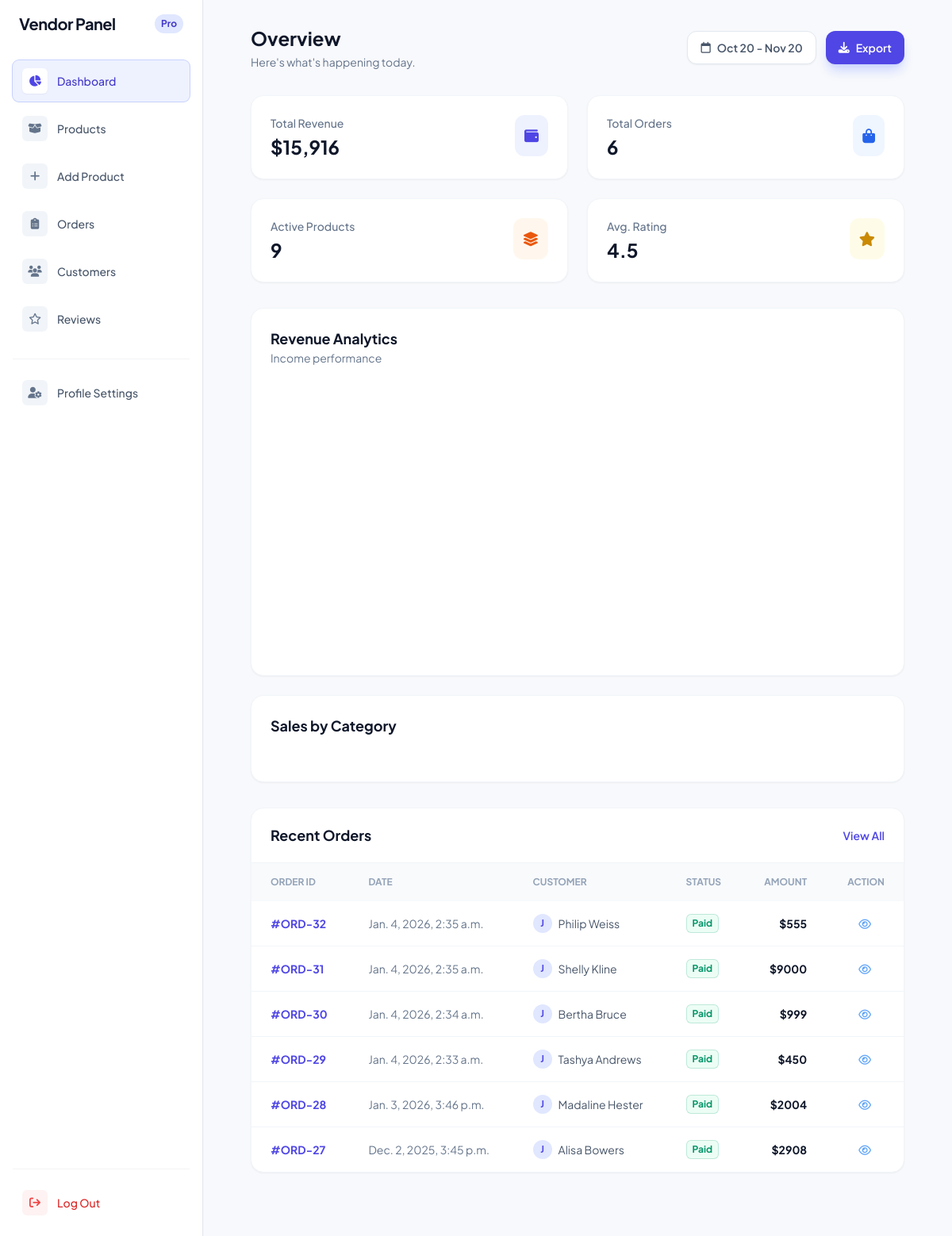
The app's page /vendor/dashboard/ (signed in) with its own data.
### store/models.py (models this page shows, shortened)
class Order(models.Model):
    STATUS = (
        ("Paid", "Paid"),
        ("Pending", "Pending"),
        ("Failed", "Failed"),
    )
    user = models.ForeignKey(userauth_model.User, on_delete=models.SET_NULL, null=True)
    fullname = models.CharField(max_length=50, null=True, blank=True)
    mobile = models.CharField(max_length=50, null=True, blank=True)
    city = models.CharField(max_length=100, default='Unknown City')
    address = models.CharField(max_length=100, null=True, blank=True)
    state = models.CharField(max_length=100, null=True, blank=True)
    country = models.CharField(max_length=100, null=True, blank=True)
    total = models.DecimalField(default=0, decimal_places=2, max_digits=12, null=True, blank=True)
    payment_status = models.CharField(max_length=50, choices=STATUS, default="Pending")
    date = models.DateTimeField(default=timezone.now, null=True, blank=True)

### vendor/views.py (the view)
# urls.py: path('dashboard/',views.vendor_dashboard, name='vendor_dashboard'),
@login_required
def vendor_dashboard(request):
    user = request.user
    orders_count = OrderItem.objects.filter(product__user=user, order__payment_status='Paid')
    active_products = Product.objects.filter(status='Published', user=user)
    rating_data = Reviews.objects.filter(product__user=user).aggregate(Avg('rating'))
    avg_rating = rating_data['rating__avg']
    avg_rating = round(avg_rating, 1) if avg_rating else 0
    revenue_data = OrderItem.objects.filter(order__payment_status='Paid', product__user=user).aggregate(Sum("sub_total"))
    revenue = revenue_data['sub_total__sum'] or 0
    orders = (
        Order.objects
        .filter(orderitem__product__user=user)
        .annotate(
            vendor_total=Sum(
                "orderitem__sub_total",
                filter=Q(orderitem__product__user=user)
            )
        )
        .order_by('-date')
    )
    monthly_revenue = (
        OrderItem.objects
        .filter(product__user=user, order__payment_status='Paid')
        .annotate(month=TruncMonth('order__date'))
        .values('month')
        .annotate(total_revenue=Sum('sub_total'))
        .order_by('month')
    )
    revenue_dates = []
    revenue_amounts = []
    for item in monthly_revenue:
        revenue_dates.append(item['month'].strftime('%b'))
        revenue_amounts.append(float(item['total_revenue']))
    category_sales = (
        OrderItem.objects
        .filter(product__user=user, order__payment_status='Paid')
        .values('product__category__title')
        .annotate(total_sales=Sum('sub_total'))
        .order_by('-total_sales')
    )
    category_labels = []
    category_data = []
    for item in category_sales:
        category_labels.append(item['product__category__title'])
        category_data.append(float(item['total_sales']))
    context = {
        'orders_count': orders_count,
        'active_products': active_products,
        'avg_rating': avg_rating,
        'revenue': revenue,
        'orders': orders,
        'revenue_dates': json.dumps(revenue_dates),
        'revenue_amounts': json.dumps(revenue_amounts),
        'category_labels': json.dumps(category_labels),
        'category_data': json.dumps(category_data),
    }
    return render(request, 'vendor/dashboard.html', context)

### store/context_processors.py (called while the page is built)
def cart_wishlist_counts(request):
    cart_count = 0
    wishlist_count = 0
    if request.user.is_authenticated:
        cart_count = Cart.objects.filter(user=request.user).count()
        wishlist_count = Wishlist.objects.filter(user=request.user).count()
    return {
        'CART_ITEM_COUNT': cart_count,
        'WISHLIST_ITEM_COUNT': wishlist_count,
    }

def default(request):
    categories = Category.objects.all()
    return {
        'categories': categories,
    }

### templates/vendor/dashboard.html (shortened to what this page needs)
<!DOCTYPE html>
<html lang="en">
<head>
    <script src="https://cdn.tailwindcss.com"></script>
    <link href="https://cdnjs.cloudflare.com/ajax/libs/flowbite/2.2.1/flowbite.min.css" rel="stylesheet" />
    <link rel="stylesheet" href="https://cdnjs.cloudflare.com/ajax/libs/font-awesome/6.4.0/css/all.min.css">
</head>
<body class="bg-[#F8F9FC] h-screen flex overflow-hidden font-['Plus_Jakarta_Sans']">
    <aside class="w-64 bg-white border-r border-slate-200 hidden lg:block flex-shrink-0 z-20">
        {% include 'vendor/includes/vendor.sidebar.html' %}
    </aside>
    <main class="flex-1 px-4 lg:px-[5%] 2xl:px-[12%] p-8 pt-[2rem] overflow-y-auto h-full mobile-padding">
        {% load humanize %}
        <header class="flex flex-col min-[769px]:flex-row min-[769px]:items-center justify-between mb-8 gap-4">
            <div class="flex items-center justify-between w-full min-[769px]:w-auto">
                <div>
                    <h1 class="font-bold text-2xl text-slate-900">Overview</h1>
                    <p class="text-slate-500 text-sm mt-1">Here's what's happening today.</p>
                </div>
            </div>
            <div class="flex gap-3 max-[768px]:w-full">
                <button
                    class="flex-1 min-[769px]:flex-none flex items-center justify-center gap-2 bg-white border border-slate-200 text-slate-600 px-4 py-2.5 rounded-xl text-sm font-semibold shadow-sm">
                    <i class="fa-regular fa-calendar"></i>
                    <span class="whitespace-nowrap">Oct 20 - Nov 20</span>
                </button>
                <button
                    class="flex-1 min-[769px]:flex-none flex items-center justify-center gap-2 bg-indigo-600 text-white px-4 py-2.5 rounded-xl text-sm font-semibold shadow-lg shadow-indigo-200">
                    <i class="fa-solid fa-download"></i>
                    <span>Export</span>
                </button>
            </div>
        </header>
        <div class="grid grid-cols-1 md:grid-cols-2 2xl:grid-cols-4 gap-6 mb-8">
            <div class="bg-white p-6 rounded-2xl border border-slate-100 shadow-sm">
                <div class="flex justify-between items-start">
                    <div>
                        <p class="text-sm font-medium text-slate-500 mb-1">Total Revenue</p>
                        <h3 class="text-2xl font-bold text-slate-900">${{revenue|intcomma}}</h3>
                    </div>
                    <div class="p-3 bg-indigo-50 rounded-xl text-indigo-600"><i class="fa-solid fa-wallet text-lg"></i>
                    </div>
                </div>
            </div>
            <div class="bg-white p-6 rounded-2xl border border-slate-100 shadow-sm">
                <div class="flex justify-between items-start">
                    <div>
                        <p class="text-sm font-medium text-slate-500 mb-1">Total Orders</p>
                        <h3 class="text-2xl font-bold text-slate-900">{{orders.count}}</h3>
                    </div>
                    <div class="p-3 bg-blue-50 rounded-xl text-blue-600"><i
                            class="fa-solid fa-bag-shopping text-lg"></i></div>
                </div>
            </div>
            <div class="bg-white p-6 rounded-2xl border border-slate-100 shadow-sm">
                <div class="flex justify-between items-start">
                    <div>
                        <p class="text-sm font-medium text-slate-500 mb-1">Active Products</p>
                        <h3 class="text-2xl font-bold text-slate-900">{{active_products.count}}</h3>
                    </div>
                    <div class="p-3 bg-orange-50 rounded-xl text-orange-600"><i
                            class="fa-solid fa-layer-group text-lg"></i></div>
                </div>
            </div>
            <div class="bg-white p-6 rounded-2xl border border-slate-100 shadow-sm">
                <div class="flex justify-between items-start">
                    <div>
                        <p class="text-sm font-medium text-slate-500 mb-1">Avg. Rating</p>
                        <h3 class="text-2xl font-bold text-slate-900">{{ avg_rating }}</h3>
                    </div>
                    <div class="p-3 bg-yellow-50 rounded-xl text-yellow-600"><i class="fa-solid fa-star text-lg"></i>
                    </div>
                </div>
            </div>
        </div>
        <div class="grid grid-cols-1 2xl:grid-cols-3 gap-6 mb-8">
            <div class="2xl:col-span-2 bg-white p-6 rounded-2xl border border-slate-100 shadow-sm">
                <div class="flex items-center justify-between mb-4">
                    <div>
                        <h3 class="font-bold text-lg text-slate-900">Revenue Analytics</h3>
                        <p class="text-sm text-slate-500">Income performance</p>
                    </div>
                </div>
                <div id="revenueChart" class="w-full h-[300px] md:h-[350px]"></div>
            </div>
            <div class="bg-white p-6 rounded-2xl border border-slate-100 shadow-sm flex flex-col">
                <h3 class="font-bold text-lg text-slate-900 mb-2">Sales by Category</h3>
            </div>
        </div>
        <div class="bg-white rounded-2xl border border-slate-100 shadow-sm overflow-hidden mb-12">
            <div class="px-6 py-5 border-b border-slate-100 flex items-center justify-between">
                <h3 class="font-bold text-lg text-slate-900">Recent Orders</h3>
                <a href="#" class="text-sm font-semibold text-indigo-600">View All</a>
            </div>
            <div class="overflow-x-auto">
                <table class="w-full text-left text-sm text-slate-600 min-w-[600px]">
                    <thead class="bg-slate-50 text-xs uppercase font-bold text-slate-400">
                        <tr>
                            <th class="px-6 py-4">Order ID</th>
                            <th class="px-6 py-4">Date</th>
                            <th class="px-6 py-4">Customer</th>
                            <th class="px-6 py-4">Status</th>
                            <th class="px-6 py-4 text-right">Amount</th>
                            <th class="px-6 py-4 text-right">Action</th>
                        </tr>
                    </thead>
                    <tbody class="divide-y divide-slate-100">
                        {% for order in orders %}
                        <tr class="hover:bg-slate-50 transition-colors group">
                            <td class="px-6 py-4 font-bold text-indigo-600">
                                #ORD-{{order.id}}</td>
                            <td class="px-6 py-4 text-slate-500">{{order.date}}</td>
                            <td class="px-6 py-4">
                                <div class="flex items-center gap-2">
                                    <div
                                        class="h-6 w-6 rounded-full bg-indigo-100 text-indigo-600 flex items-center justify-center text-xs font-bold">
                                        J</div>
                                    <span>{{order.fullname}}</span>
                                </div>
                            </td>
                            <td class="px-6 py-4">
                                <span class="inline-flex items-center rounded-md px-2 py-1 text-xs font-bold ring-1 ring-inset
                                    {% if order.payment_status == 'Paid' %}
                                        bg-emerald-50 text-emerald-600 ring-emerald-600/20
                                    {% elif order.payment_status == 'Pending' %}
                                        bg-yellow-50 text-yellow-700 ring-yellow-600/20
                                    {% elif order.payment_status == 'Failed' %}
                                        bg-red-50 text-red-600 ring-red-600/20
                                    {% else %}
                                        bg-slate-50 text-slate-600 ring-slate-600/20
                                    {% endif %}">
                                    {{ order.payment_status }}
                                </span>
                            </td>
                            <td class="px-6 py-4 font-bold text-slate-900 text-right">${{order.vendor_total}}</td>
                            <td class="px-6 py-4 text-center mr-5 space-x-3">
                                <a href="{% url 'order_detail' order.id %}"
                                    class="text-blue-400 hover:text-blue-500 transition-colors">
                                    <i class="fa-regular fa-eye"></i>
                                </a>
                            </td>
                        </tr>
                        {% endfor %}
                    </tbody>
                </table>
            </div>
        </div>
    </main>
</body>
</html>

### templates/vendor/dashboard.html (style rules this page uses)
body { font-family: 'Plus Jakarta Sans', sans-serif; }

### records on screen
Order: id "32", date "Jan. 4, 2026, 2:35 a.m.", fullname "Philip Weiss", payment_status "Paid", vendor_total "555"
Order: id "31", date "Jan. 4, 2026, 2:35 a.m.", fullname "Shelly Kline", payment_status "Paid", vendor_total "9000"
Order: id "30", date "Jan. 4, 2026, 2:34 a.m.", fullname "Bertha Bruce", payment_status "Paid", vendor_total "999"
Order: id "29", date "Jan. 4, 2026, 2:33 a.m.", fullname "Tashya Andrews", payment_status "Paid", vendor_total "450"
Order: id "28", date "Jan. 3, 2026, 3:46 p.m.", fullname "Madaline Hester", payment_status "Paid", vendor_total "2004"
Order: id "27", date "Dec. 2, 2025, 3:45 p.m.", fullname "Alisa Bowers", payment_status "Paid", vendor_total "2908"

### other values on screen
{{ revenue|intcomma }} "15,916"
{{ orders.count }} "6"
{{ active_products.count }} "9"
{{ avg_rating }} "4.5"
